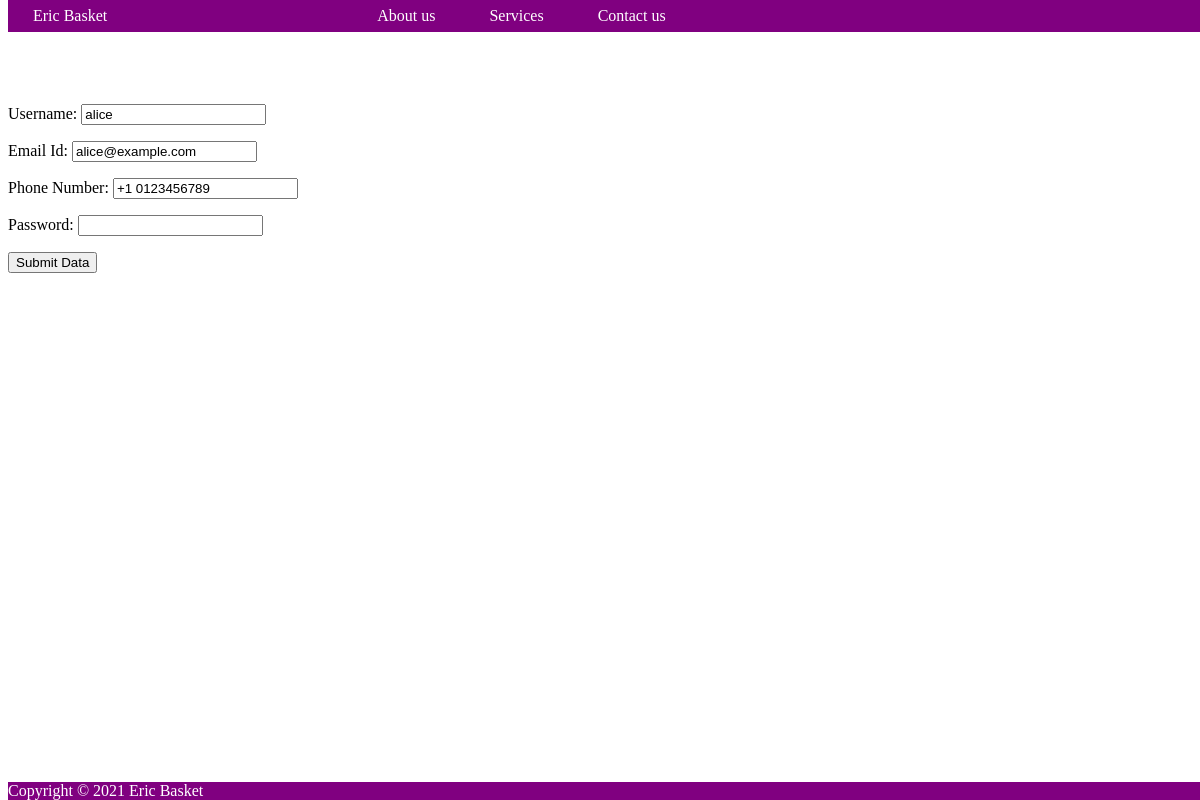
Screenshot of /userupdate/3/ (signed in) with the database file from the repository.
### project_app1/models.py (models this page shows, shortened)
class RegisteredUser(models.Model):
    name = models.CharField(max_length=100)
    emailid = models.CharField(max_length=100)
    phoneNum = models.CharField(blank=True, null=True, max_length=20)
    password = models.CharField(max_length=30)

### project_app1/views.py (the view)
# urls.py: path("userupdate/<int:pk>/", views.UserUpdateView.as_view(template_name="user_create.html"), name="userupdate"),
class UserUpdateView(UserPassesTestMixin, UpdateView):
    model = RegisteredUser
    form_class = RegisterForm
    def test_func(self):
        if self.request.user.is_active:
            return True
        else:
            return False

### project_app1/forms.py
class RegisterForm(ModelForm):
    password = forms.CharField(widget=forms.PasswordInput)
    class Meta:
        model = RegisteredUser
        fields = '__all__'
        labels = {
            "name": "Username",
            "emailid": "Email Id",
            "phoneNum": "Phone Number",
            "password": "Password"
        }

### project_app1/templates/user_create.html (shortened to what this page needs)
{% extends 'base.html' %}
    {% block content %}
        <form method="POST">
            {% if request.user.is_superuser or request.user.is_staff %}
                {{ form.as_p }}
                <button type="submit">Submit Data</button>
            {% else %}
                The logged in user is not a superuser.
                Please log in as a super user in order
                to add/modify user data.
            {% endif %}
        </form>
    {% endblock content %}

### project_app1/templates/base.html (style rules this page uses)
body { padding-top: 80px; padding-bottom: 80px; }

### rows the page displays
RegisteredUser: name "alice", emailid "alice@example.com", phoneNum "+1 0123456789"
